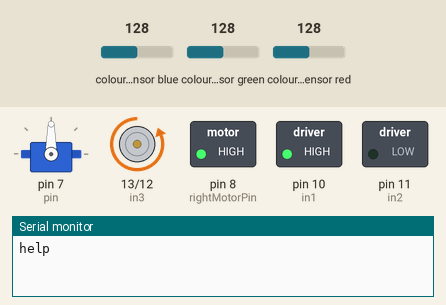
Simulated run of this sketch. Board: Arduino Uno, built with avr-gcc and run on an emulated ATmega328P. Parts: servo, motor-driver pin pairs drawn as motors (green arrow = first pin HIGH = forward, orange = second pin HIGH = backward, longer = more drive), switched loads named in the sketch (green lamp = pin HIGH), the last lines printed to the serial monitor. Wiring (inferred from the names in the program): TCS3200 colour sensor: output pin 6; S2 pin 4; S3 pin 5; S0 pin 2; S1 pin 3. The inputs (shaded band) are chosen by the test bench; at power-on: colour sensor blue 128, colour sensor green 128, colour sensor red 128. Pins used as bus, display or sensor lines are not drawn.

Above: at 0.1 s.
At 6.7 s:
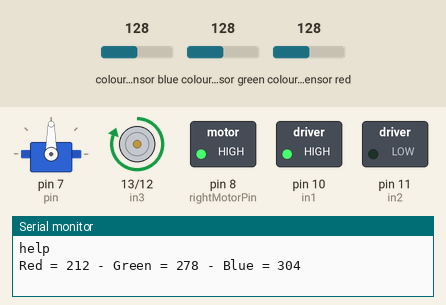
Timing chart, 0 to 8.2 s (numbered marks = the images above):
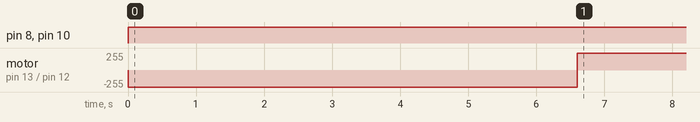

The sketch:

Robot.ino
```cpp
#include <Servo.h>
#include <NewPing.h>

class Claw {
  private:
    Servo servo;
    const int pin = 7;
    int pos = 0;

  public:
    Claw(){
      servo.attach(pin);
    };

    void open(){
      for (pos = 0; pos <= 70; pos += 1) { // goes from 0 degrees to 180 degrees
        // in steps of 1 degree
        servo.write(pos);              // tell servo to go to position in variable 'pos'
        delay(15);
      }
    }
};

class ColorDetect {
  private:
   int outPin = 6;
   int s0 = 2;
   int s1 = 3;
   int s2 = 4;
   int s3 = 5;
   int OE = 9;
   int curColor = 0; // 0 is black, 1 is red, 2 is blue and 3 is green


    int redMin = 27; // Red minimum value
    int redMax = 97; // Red maximum value
    int greenMin = 48; // Green minimum value
    int greenMax = 145; // Green maximum value
    int blueMin = 54; // Blue minimum value
    int blueMax = 132; // Blue maximum value

   int redPW = 0;
    int greenPW = 0;
    int bluePW = 0;

    // Variables for final Color values
    int redValue;
    int greenValue;
    int blueValue;


  public :
    ColorDetect() {
    pinMode(s0, OUTPUT);
    pinMode(s1, OUTPUT);
    pinMode(s2, OUTPUT);
    pinMode(s3, OUTPUT);
    pinMode(OE, INPUT);
    pinMode(outPin, INPUT);  //out from sensor becomes input to arduino


    // Variables for Color Pulse Width Measurements

    digitalWrite(s0, HIGH);
    digitalWrite(s1, HIGH);
    digitalWrite(OE, LOW);


    }

    /* read RGB components */
    int getRedPW() {
      // Set sensor to read Red only
      digitalWrite(s2,LOW);
      digitalWrite(s3,LOW);
      // Define integer to represent Pulse Width
      int PW;
      // Read the output Pulse Width
      PW = pulseIn(outPin, LOW);
      // Return the value
      return PW;
    }

    int getGreenPW() {
      // Set sensor to read Green only
      digitalWrite(s2,HIGH);
      digitalWrite(s3,HIGH);
      // Define integer to represent Pulse Width
      int PW;
      // Read the output Pulse Width
      PW = pulseIn(outPin, LOW);
      // Return the value
      return PW;
    }

    int getBluePW() {
      // Set sensor to read Blue only
      digitalWrite(s2,LOW);
      digitalWrite(s3,HIGH);
      // Define integer to represent Pulse Width
      int PW;
      // Read the output Pulse Width
      PW = pulseIn(outPin, LOW);
      // Return the value
      return PW;
    }

    void calibrate(){
      // Read Red Pulse Width
      redPW = getRedPW();
      // Delay to stabilize sensor
      delay(200);

      // Read Green Pulse Width
      greenPW = getGreenPW();
      // Delay to stabilize sensor
      delay(200);

      // Read Blue Pulse Width
      bluePW = getBluePW();
      // Delay to stabilize sensor
      delay(200);

      // Print output to Serial Monitor
      Serial.print("Red PW = ");
      Serial.print(redPW);
      Serial.print(" - Green PW = ");
      Serial.print(greenPW);
      Serial.print(" - Blue PW = ");
      Serial.println(bluePW);
    }

    int detect(){
      redPW = getRedPW();
      // Map to value from 0-255
      redValue = map(redPW, redMin,redMax,255,0);
      // Delay to stabilize sensor
      delay(200);

      // Read Green value
      greenPW = getGreenPW();
      // Map to value from 0-255
      greenValue = map(greenPW, greenMin,greenMax,255,0);
      // Delay to stabilize sensor
      delay(200);

      // Read Blue value
      bluePW = getBluePW();
      blueValue = map(bluePW, blueMin,blueMax,255,0);
      // Delay to stabilize sensor
      delay(200);

      Serial.print("Red = ");
      Serial.print(redValue);
      Serial.print(" - Green = ");
      Serial.print(greenValue);
      Serial.print(" - Blue = ");
      Serial.println(blueValue);
      int deadband = 20;
      if (abs(redValue-blueValue) <= deadband && abs(redValue-greenValue) <= deadband){
        return 0;
      }else if (redValue > blueValue && redValue > greenValue){
        return 1;
      }
      else if (blueValue > redValue && blueValue > greenValue){
        return 2;
      }
      else if (greenValue > redValue && greenValue > blueValue){
        return 3;
      }
    }

    bool colorChanged(){
      int newColor = detect();
      if (newColor != curColor){
        curColor = newColor;
        return true;
      }
      return false;
    };
};

class Drivetrain{
  private:
    int rightMotorPin = 8;
    int leftMotorPin = 9;
    int in1 = 10;
    int in2 = 11;
    int in3 = 13;
    int in4 = 12;
    int circumfirence = 3.14159*6.35; //in cm
    // int Setpoint, Input, Output;
    // double Kp=2, Ki=5, Kd=1;
    // int PIN_INPUT;
    //PID drivePID(Input, Output, Setpoint, Kp, Ki, Kd, DIRECT);

  public:
    Drivetrain() {
    // Set motor pins as outputs
    pinMode(rightMotorPin, OUTPUT);
    pinMode(leftMotorPin, OUTPUT);
    pinMode(in1, OUTPUT);
    pinMode(in2, OUTPUT);
    pinMode(in3, OUTPUT);
    pinMode(in4, OUTPUT);

    digitalWrite(in1, LOW);
    digitalWrite(in2, LOW);
    digitalWrite(in3, LOW);
    digitalWrite(in4, LOW);
    }

    double getDistance(int time, int speed){
      return speed/255 * 133 * 1/60 *3.14159*6.35 *time *1000;
    };

    void fwd(){
      analogWrite(rightMotorPin, 250);  // Set motor 1 speed
      analogWrite(leftMotorPin, 200);

      digitalWrite(in1, HIGH);
      digitalWrite(in2, LOW);
      digitalWrite(in3, HIGH);
      digitalWrite(in4, LOW);
    };

    void bkwd(){
      analogWrite(rightMotorPin, 250);  // Set motor 1 speed
      analogWrite(leftMotorPin, 200);

      digitalWrite(in1, LOW);
      digitalWrite(in2, HIGH);
      digitalWrite(in3, LOW);
      digitalWrite(in4, HIGH);
    }

    void timedMove(int speed, int time){
      if (speed<0){
        bkwd();
      }else{
        fwd();
      }
      delay(time);
    };

    void rightTurn(){
      //int rotateTime = (6.5/4)/(speed/255 * 133 *1/60*6.35);
      //6.5 is robot width

      analogWrite(rightMotorPin, 150);  // Set motor 1 speed
      analogWrite(leftMotorPin, 250);

      digitalWrite(in1, HIGH);
      digitalWrite(in2, LOW);
      digitalWrite(in3, LOW);
      digitalWrite(in4, HIGH);

      delay(3000);
    }

    void leftTurn(){
      //int rotateTime = (6.5/4)/(speed/255 * 133 *1/60*6.35);
      //6.5 is robot width

      analogWrite(rightMotorPin, 250);  // Set motor 1 speed
      analogWrite(leftMotorPin, 150);

      digitalWrite(in1, LOW);
      digitalWrite(in2, HIGH);
      digitalWrite(in3, HIGH);
      digitalWrite(in4, LOW);

      delay(3000);
    }

    void stop(){
      analogWrite(rightMotorPin, 0);  // Stop motor 1
      analogWrite(leftMotorPin, 0);   // Stop motor 2

      digitalWrite(in1, LOW);
      digitalWrite(in2, LOW);
      digitalWrite(in3, LOW);
      digitalWrite(in4, LOW);
    };
};

class LED{
  private:
    int pin = 9;
    int delayT = 100;
  public:
    LED(){
      pinMode(pin, OUTPUT);
      digitalWrite(pin, LOW);
    };
    void blink(){
      digitalWrite(pin, HIGH);
      delay(delayT);
      digitalWrite(pin, LOW);
      delay(delayT);
    };
};

//initailizing subsystems
Claw claw;
Drivetrain driveTrain;
NewPing sonar(A5, A4, 500);
ColorDetect colorSensor;
LED led;

// commands start here
void chall1(){
  bool foundRing = false;
  int ring = 1;
  int timer = 0;

  while(!foundRing){
    driveTrain.rightTurn();
    foundRing = colorSensor.colorChanged();
  };
  driveTrain.rightTurn();

  while(ring < 5){
    driveTrain.fwd();
    if (colorSensor.colorChanged()){
      ring+=1;
    }
  }

  while(true){
    timer+=1;
    driveTrain.fwd();
    if(colorSensor.colorChanged()){
      break;
    }
  }
  driveTrain.bkwd();
  delay(timer/2);

  while(true){
    driveTrain.stop();
  }
}

void Chall2(){
  int senseDistance = 10;

  while(true){
    driveTrain.fwd();
    int dis = sonar.ping_cm();
    Serial.print(dis);
    if (dis < senseDistance){
      driveTrain.stop();

       if (colorSensor.detect() == 0){ //Black
        driveTrain.stop();
       }
       else if (colorSensor.detect() == 1){ //Red
        driveTrain.rightTurn();
        driveTrain.rightTurn();
      }
      else if (colorSensor.detect() == 2){ //Blue
        driveTrain.leftTurn();
      }
      else if (colorSensor.detect() == 3){ //Green
        driveTrain.rightTurn();
      }
    }
    delay(200);
  }
};

int checkDiff(int pos[], bool x_axis, int color){
  int timer = 0;
  int speed = 200;
  int distance;
  int maxDistance = 16;
  for (int c = 0; c<9; c++){
    if (color == (int)map[pos[0]][c]){
      distance = abs(c-pos[1])*9.1;
      if (x_axis){
        if (c>pos[1]){
          driveTrain.rightTurn();
        }else{
          driveTrain.leftTurn();
        }
      }else{
        if (c<pos[1]){
          driveTrain.rightTurn();
          driveTrain.rightTurn();
        }
      }

      while (true){
        driveTrain.fwd();
        timer+=1;
        if (colorSensor.colorChanged() || sonar.ping_cm()<=maxDistance){
          driveTrain.rightTurn();
          driveTrain.rightTurn();
          return timer;
        }

          if (driveTrain.getDistance(timer, speed)> distance){
            return 0;
          }
      }
    }

    if (color == (int)map[c][pos[1]]){
      distance = abs(c-pos[0])*9.1;
      if (!x_axis){
        if (c>pos[0]){
          driveTrain.leftTurn();
        }else{
          driveTrain.leftTurn();
        }
      }else{
        if (c<pos[0]){
          driveTrain.rightTurn();
          driveTrain.rightTurn();
        }
      }
      while (true){
        driveTrain.fwd();
        timer+=1;
        if (colorSensor.colorChanged() || sonar.ping_cm()<=maxDistance){
          driveTrain.rightTurn();
          driveTrain.rightTurn();
          return timer;
        }

        if (driveTrain.getDistance(timer, speed)> distance){
          return 0;
        }
      }
    }
  }
  return true;
}
void chal3(){
  int colorLst[] = {1, 2, 3, 2, 3};
  int colorIndex = 0;
  int speed = 200;
  int maxDistance = 30;
  int map[9][9];
  int timer = 0;
  int color;
  int pos[]= {0, 0};
  bool x_axis = true;

  while (true){

    if (colorIndex >= 5){
      break;
    }
    int sensor = sonar.ping_cm();
    if (sensor>maxDistance||sensor ==0){
      driveTrain.fwd();
    }else{
      driveTrain.rightTurn();
      if (x_axis == true){
        x_axis = false;
      }else{
        x_axis = true;
      }
    }
    timer +=1;
    if (driveTrain.getDistance(timer, speed)> 9.1){
      int color = colorSensor.detect();
      if (color!=0){
        driveTrain.timedMove(speed, checkDiff(pos, x_axis, color));
      }

    }
  }
};


void setup() {
  Serial.begin(9600);
  Serial.println("help");
}

void loop() {
  // put your main code here, to run repeatedly:
  //claw.open();
  //claw.close();
  //claw.open();
  // Serial.print("Color: ");
  // Serial.println(colorSensor.detect());
  //colorSensor.calibrate();
  //Serial.write("help");
  //driveTrain.turn90(1);
  //delay(1000);
  //driveTrain.turn90(-1);
  //delay(1000);
  chall1();
  //Chall2();
  //chall3();
}
```

Measured:
- by itself, pin 8 (rightMotorPin), pin 10 (in1): LOW → HIGH at 0.00 s
- by itself, motor on pin 13 (in3) / pin 12 (in4): stopped → backward 255/255 at 0.00 s, → forward 255/255 6.6 s later
